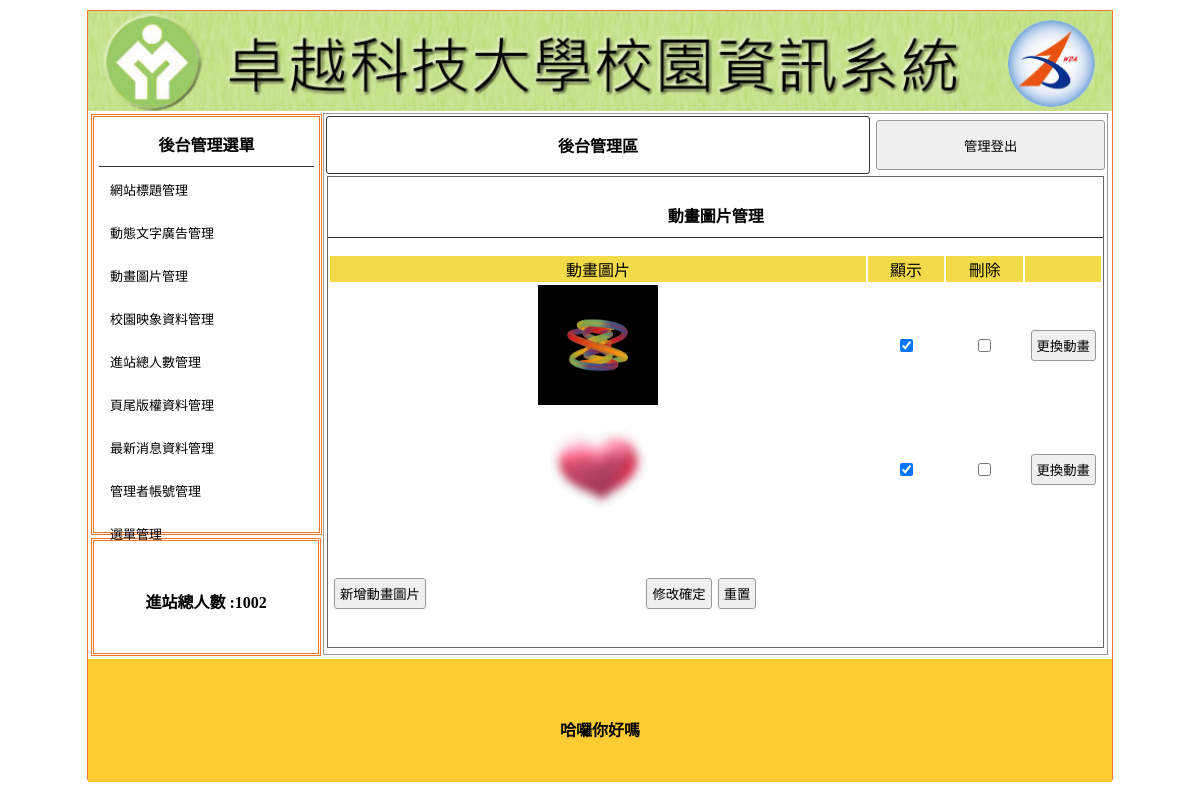
/back.php?do=mvim (signed in), run on the app's committed database.
### tables this page shows
CREATE TABLE `titles` (
  `id` int(10) UNSIGNED NOT NULL,
  `img` text NOT NULL,
  `text` text NOT NULL,
  `sh` tinyint(1) UNSIGNED NOT NULL
);

CREATE TABLE `total` (
  `id` int(10) NOT NULL,
  `total` int(10) NOT NULL DEFAULT 0
);

CREATE TABLE `mvim` (
  `id` int(10) UNSIGNED NOT NULL,
  `img` text NOT NULL,
  `sh` tinyint(1) UNSIGNED NOT NULL
);

CREATE TABLE `bottom` (
  `id` int(30) NOT NULL,
  `bottom` text NOT NULL DEFAULT '\'0\''
);

### api/db.php (called while the page is built, shortened)
<?php
class DB{
    protected $dsn = "mysql:host=localhost;charset=utf8;dbname=db91";
    protected $pdo;
    protected $table;
    public function __construct($table)
    {
        $this->table=$table;
        $this->pdo=new PDO($this->dsn,'wsl','19910317');
    }
    function all( $where = '', $other = '')
    {
        $sql = "select * from `$this->table` ";
        $sql =$this->sql_all($sql,$where,$other);
        return  $this->pdo->query($sql)->fetchAll(PDO::FETCH_ASSOC);
    }
    function find($id)
    {
        $sql = "select * from `$this->table` ";
        if (is_array($id)) {
            $tmp = $this->a2s($id);
            $sql .= " where " . join(" && ", $tmp);
        } else if (is_numeric($id)) {
            $sql .= " where `id`='$id'";
        }
        $row = $this->pdo->query($sql)->fetch(PDO::FETCH_ASSOC);
        return $row;
    }
    private function a2s($array){
        foreach ($array as $col => $value) {
            $tmp[] = "`$col`='$value'";
        }
        return $tmp;
    }
    private function sql_all($sql,$array,$other){
        if (isset($this->table) && !empty($this->table)) {
            if (is_array($array)) {
                if (!empty($array)) {
                    $tmp = $this->a2s($array);
                    $sql .= " where " . join(" && ", $tmp);
                }
            } else {
                $sql .= " $array";
            }
            $sql .= $other;
            return $sql;
        }
    }
}
$Title=new DB('titles');
$Total=new DB('total');
$Bottom=new DB('bottom');
if(isset($_GET['do'])){
    if(isset(${ucfirst($_GET['do'])})){
        $DB=${ucfirst($_GET['do'])};
    }
}else{
    $DB=$Title;
}
?>

### back.php (the view, shortened to what this page needs)
<?php include_once "./api/db.php";
?>
<!DOCTYPE html PUBLIC "-//W3C//DTD XHTML 1.0 Transitional//EN" "http://www.w3.org/TR/xhtml1/DTD/xhtml1-transitional.dtd">
<html xmlns="http://www.w3.org/1999/xhtml">
<head>
	<link href="./css/css.css" rel="stylesheet" type="text/css">
</head>
<body>
	<div id="main">
		<?php
		$title = $Title->find(['sh' => 1]);
		?>
		<a title="<?= $title['text']; ?>" href="index.php">
			<div class="ti" style="background:url(&#39;./img/<?= $title['img']; ?>&#39;); background-size:cover;"></div>
		</a>
		<div id="ms">
			<div id="lf" style="float:left;">
				<div id="menuput" class="dbor">
					<span class="t botli">後台管理選單</span>
					<a style="color:#000; font-size:13px; text-decoration:none;" href="?do=title">
						<div class="mainmu">
							網站標題管理 </div>
					</a>
					<a style="color:#000; font-size:13px; text-decoration:none;" href="?do=ad">
						<div class="mainmu">
							動態文字廣告管理 </div>
					</a>
					<a style="color:#000; font-size:13px; text-decoration:none;" href="?do=mvim">
						<div class="mainmu">
							動畫圖片管理 </div>
					</a>
					<a style="color:#000; font-size:13px; text-decoration:none;" href="?do=image">
						<div class="mainmu">
							校園映象資料管理 </div>
					</a>
					<a style="color:#000; font-size:13px; text-decoration:none;" href="?do=total">
						<div class="mainmu">
							進站總人數管理 </div>
					</a>
					<a style="color:#000; font-size:13px; text-decoration:none;" href="?do=bottom">
						<div class="mainmu">
							頁尾版權資料管理 </div>
					</a>
					<a style="color:#000; font-size:13px; text-decoration:none;" href="?do=news">
						<div class="mainmu">
							最新消息資料管理 </div>
					</a>
					<a style="color:#000; font-size:13px; text-decoration:none;" href="?do=admin">
						<div class="mainmu">
							管理者帳號管理 </div>
					</a>
					<a style="color:#000; font-size:13px; text-decoration:none;" href="?do=menu">
						<div class="mainmu">
							選單管理 </div>
					</a>
				</div>
				<div class="dbor" style="margin:3px; width:95%; height:20%; line-height:100px;">
					<span class="t">進站總人數 :<?= $Total->find(1)['total']; ?></span>
				</div>
			</div>
			<div class="di" style="height:540px; border:#999 1px solid; width:76.5%; margin:2px 0px 0px 0px; float:left; position:relative; left:20px;">
				<table width="100%">
					<tbody>
						<tr>
						<td style="width:70%;font-weight:800; border:#333 1px solid; border-radius:3px;" class="cent"><a href="?do=admin" style="color:#000; text-decoration:none;">後台管理區</a></td>
							<td><button onclick="location.href='./api/logout.php'" style="width:99%; margin-right:2px; height:50px;">管理登出</button></td>
						</tr>
					</tbody>
				</table>
				<?php
				$do = $_GET['do'] ?? 'title';
				$file = "./back/{$do}.php";
				if (file_exists($file)) {
					include $file;
				} else {
					include "./back/title.php";
				}
				?>
			</div>
		</div>
		<div style="width:1024px; left:0px; position:relative; background:#FC3; margin-top:4px; height:123px; display:block;">
			<span class="t" style="line-height:123px;"><?= $Bottom->find(1)['bottom']; ?></span>
		</div>
	</div>
</body>
</html>

### back/mvim.php (shortened to what this page needs)
<div style="width:99%; height:87%; margin:auto; overflow:auto; border:#666 1px solid;">
    <p class="t cent botli">動畫圖片管理</p>
    <form method="post" action="./api/edit.php">
        <table width="100%" style="text-align: center">
            <tbody>
                <tr class="yel">
                    <td width="70%">動畫圖片</td>
                    <td width="10%">顯示</td>
                    <td width="10%">刪除</td>
                    <td></td>
                </tr>
                <?php
                $rows = $DB->all();
                foreach ($rows as $row) {
                ?>
                    <tr>
                        <td>
                            <img src="./img/<?= $row['img']; ?>" style="width:150;height:120px">
                        </td>
                        <td>
                            <input type="checkbox" name="sh[]" value="<?= $row['id']; ?>" <?= ($row['sh'] == 1) ? 'checked' : ''; ?>>
                        </td>
                        <td>
                            <input type="checkbox" name="del[]" value="<?= $row['id']; ?>">
                        </td>
                        <td>
                            <input type="button" onclick="op('#cover','#cvr','./modal/upload.php?table=<?= $do; ?>&id=<?= $row['id']; ?>')" value="更換動畫">
                        </td>
                    </tr>
                <?php
                }
                ?>
            </tbody>
        </table>
        <table style="margin-top:40px; width:70%;">
            <tbody>
                <tr>
                    <td width="200px"><input type="button" onclick="op('#cover','#cvr','./modal/<?= $do; ?>.php?table=<?= $do; ?>')" value="新增動畫圖片"></td>
                    <td class="cent"><input type="submit" value="修改確定"><input type="reset" value="重置"></td>
                </tr>
            </tbody>
        </table>
    </form>
</div>

### css/css.css (style rules this page uses)
body { padding:0px; margin:0px; }
#main { width:1024px; height:768px; margin:10px auto 10px auto; border:#EE7728 1px solid; position:relative; }
.ti { width:100%; height:100px; position:relative; background-size:cover; background-repeat:no-repeat; }
.dbor { border:#EE7728 double 3px; margin:1px; padding:2px 10px 2px 10px; }
.t { font-weight:800; display:block; text-align:center; padding:10px 1px 10px 1px; }
.botli { border-bottom:#333 1px solid; }
.mainmu { position:relative; border-radius:10px; background:url(../icon/menu.fw.png) center no-repeat; background-size:cover; line-height:30px; padding:2px 10px 2px 10px; margin:7px 1px 7px 1px; height:32px; }
#lf { height:540px; width:21%; display:inline-block; }
#menuput { width:100%; height:75%; position:relative; padding:5px; display:block; margin: 3px; }
.di { display:inline-block; }
.cent { text-align:center; }
input,button { border:#999 1px solid; border-radius:3px; background:#EFEFEF; padding:5px; margin:3px; }
.yel td { background:#F3DA49; text-align:center; }
a { text-decoration: none; }

### data on the page
titles: img (picture)
total: total "1002"
mvim: img (picture), sh "☑"
mvim: img (picture), sh "☑"
bottom: bottom "哈囉你好嗎"
